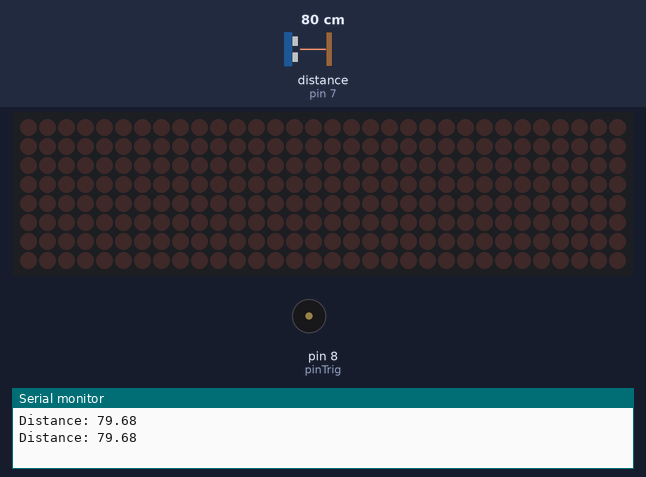
A sketch run on a simulated Arduino Uno, built with avr-gcc and run on an emulated ATmega328P. Shown: 32×8 LED matrix, buzzer (waves = sounding), the last lines printed to the serial monitor. Wiring (inferred from the names in the program): ultrasonic range finder: trigger pin 8; echo pin 7; 4 × MAX7219 LED driver (orientation assumed): data pin 13; clock pin 11; CS pin 12. The test bench sets the inputs (shaded band); at power-on: distance to the obstacle (sensor on pin 7) 80 cm. The echo pulse lasts 58.3 µs per cm.

Above: at 1.3 s.
1.4 s: distance to the obstacle (sensor on pin 7) set to 12 cm
3.3 s: distance to the obstacle (sensor on pin 7) set to 9 cm
At 4.31 s:
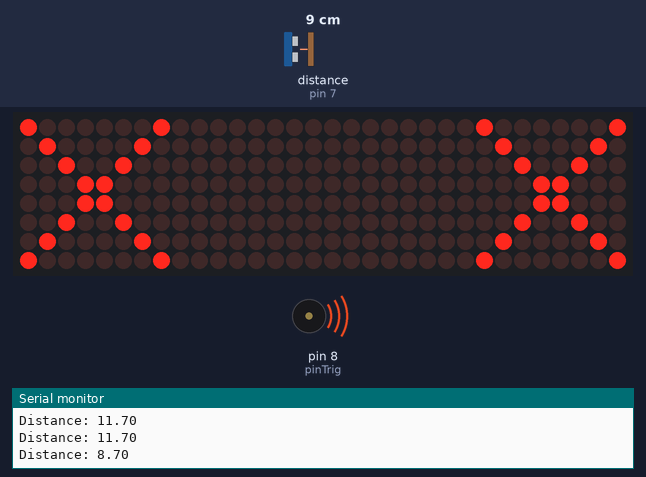
6.2 s: distance to the obstacle (sensor on pin 7) set to 18 cm
At 9.0 s:
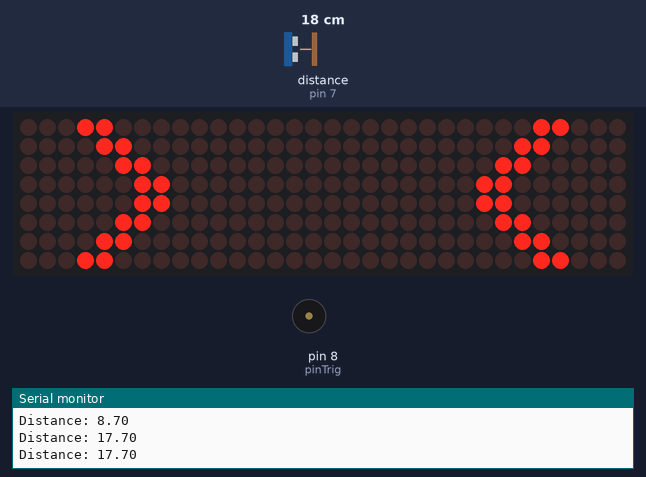
9.3 s: distance to the obstacle (sensor on pin 7) set to 2 cm
At 9.97 s:
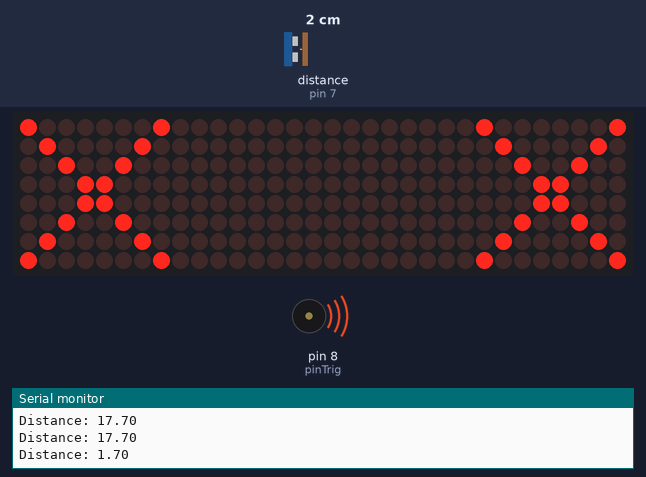
12.2 s: distance to the obstacle (sensor on pin 7) set to 35 cm
At 14.5 s:
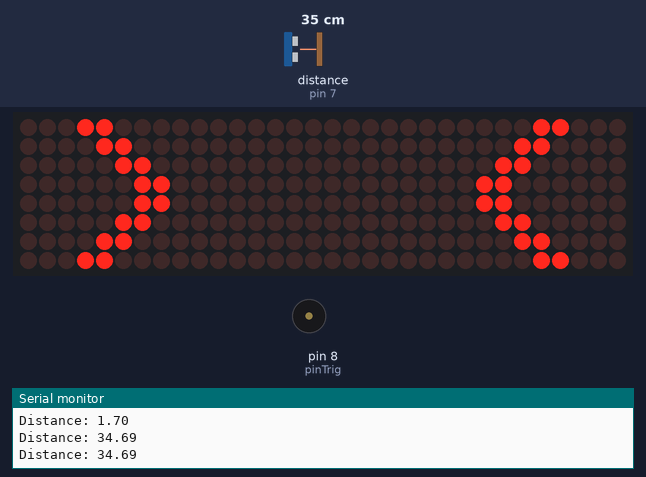
Timing chart, 0 to 15.9 s (numbered marks = the images above; inputs shaded):
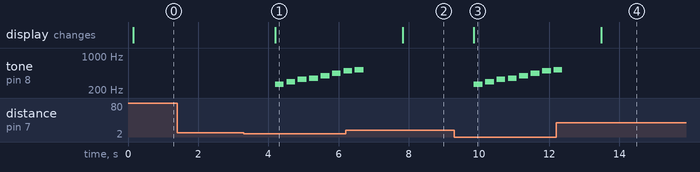

The sketch:

LED_Ultrasound.ino
```cpp
#include <Arduino.h>

// 핀 정의
#define pinTrig 8
#define pinEcho 7
#define DIN 13
#define CS 12
#define CLK 11
#define SPEAKER_PIN 8
#define NUM_MATRICES 4
#define NUMBER_OF_ROWS 8

volatile bool triggerInterrupt = false;

// ">" 표현
const uint8_t arrowRight[8] = {
  0b00011000,
  0b00001100,
  0b00000110,
  0b00000011,
  0b00000011,
  0b00000110,
  0b00001100,
  0b00011000
};

// "<" 표현
const uint8_t arrowLeft[8] = {
  0b00011000,
  0b00110000,
  0b01100000,
  0b11000000,
  0b11000000,
  0b01100000,
  0b00110000,
  0b00011000
};

// "X" 표현
const uint8_t cross[8] = {
  0b10000001,
  0b01000010,
  0b00100100,
  0b00011000,
  0b00011000,
  0b00100100,
  0b01000010,
  0b10000001
};

// 멜로디 및 지속 시간 정의
const int melody[] = {
  // 추가하고 싶은 멜로디 음계
  262, 294, 330, 349, 392, 440, 494, 523
};

const int noteDurations[] = {
  4, 4, 4, 4, 4, 4, 4, 4
};

void setup() {
  Serial.begin(9600);

  pinMode(pinTrig, OUTPUT);
  pinMode(pinEcho, INPUT);

  pinMode(CLK, OUTPUT);
  pinMode(DIN, OUTPUT);
  pinMode(CS, OUTPUT);
  pinMode(SPEAKER_PIN, OUTPUT);
  delay(100);

  // LED 매트릭스 옵션 설정
  for (uint8_t i = 0; i < NUM_MATRICES; i++) {
    write_Max7219(i, 0x09, 0x00); // Decode Mode Register – No decode for digits
    write_Max7219(i, 0x0A, 0x0F); // Intensity Register – 0x00 to 0x0F
    write_Max7219(i, 0x0B, 0x07); // Scan Limit Register – All Output Port Enable
    write_Max7219(i, 0x0C, 0x01); // SHUTDOWN Register – Normal Operation
    write_Max7219(i, 0x0F, 0x00); // Display Test Register – Display Test Mode
  }

  // 초기 모든 LED 끄기
  for (uint8_t i = 0; i < NUM_MATRICES; i++) {
    for (uint8_t j = 0; j < NUMBER_OF_ROWS; j++) {
      write_Max7219(i, j + 1, 0x00);
    }
  }
}

double measureDistanceCm() {
  digitalWrite(pinTrig, LOW);
  delayMicroseconds(5);
  digitalWrite(pinTrig, HIGH);
  delayMicroseconds(10);
  digitalWrite(pinTrig, LOW);

  double duration = pulseIn(pinEcho, HIGH);
  double cm = (duration / 2) * 0.0343;
  return cm;
}

void loop() {
  double distance = measureDistanceCm();
  Serial.print("Distance: ");
  Serial.println(distance);

  if (distance <= 10.0) {
    if (!triggerInterrupt) {
      triggerInterrupt = true;
      displayCross();
      playMelody();
    }
  } else {
    if (triggerInterrupt) {
      triggerInterrupt = false;
      displayArrows();
    }
  }

  delay(1000); // Delay for a second before next measurement
}

void displayArrows() {
  for (uint8_t row = 0; row < NUMBER_OF_ROWS; row++) {
    write_Max7219(0, row + 1, arrowRight[row]); // First Matrix
    write_Max7219(1, row + 1, 0x00); // Second Matrix
    write_Max7219(2, row + 1, 0x00); // Third Matrix
    write_Max7219(3, row + 1, arrowLeft[row]); // Fourth Matrix
  }
}

void displayCross() {
  for (uint8_t row = 0; row < NUMBER_OF_ROWS; row++) {
    write_Max7219(0, row + 1, cross[row]);
    write_Max7219(1, row + 1, 0x00);
    write_Max7219(2, row + 1, 0x00);
    write_Max7219(3, row + 1, cross[row]);
  }
}

void write_Max7219(uint8_t matrix, uint8_t address, uint8_t data) {
  digitalWrite(CS, LOW);
  for (uint8_t i = 0; i < NUM_MATRICES; i++) {
    if (i == matrix) {
      write_byte(address);
      write_byte(data);
    } else {
      write_byte(0);
      write_byte(0);
    }
  }
  digitalWrite(CS, HIGH);
}

void write_byte(uint8_t data) {
  for (uint8_t i = 0; i < 8; i++) {
    bool bit = (data & (1 << (7 - i)));
    digitalWrite(DIN, bit);
    digitalWrite(CLK, HIGH);
    digitalWrite(CLK, LOW);
  }
}

void playMelody() {
  // Iterate over the notes of the melody
  for (int thisNote = 0; thisNote < sizeof(melody) / sizeof(melody[0]); thisNote++) {
    int noteDuration = 1000 / noteDurations[thisNote];
    tone(SPEAKER_PIN, melody[thisNote], noteDuration);

    // To distinguish the notes, set a minimum time between them.
    int pauseBetweenNotes = noteDuration * 1.30;
    delay(pauseBetweenNotes);
    noTone(SPEAKER_PIN);
  }
}
```

Measured:
- the behaviour switches between 11 and 10 cm on distance to the obstacle (sensor on pin 7) (found by bisection; images 0 and 1)
- after the input at 3.3 s, tone on pin 8 (pinTrig): plays 262 Hz for 0.25 s, 294 Hz for 0.25 s, 330 Hz for 0.25 s, 349 Hz for 0.25 s, 392 Hz for 0.25 s, 440 Hz for 0.25 s … (7 notes in this stretch), starting after 0.89 s; the display: changes after 0.89 s (image 1)
- after the input at 6.2 s, the display: changes after 1.6 s (image 2)
- after the input at 9.3 s, tone on pin 8 (pinTrig): plays 262 Hz for 0.25 s, 294 Hz for 0.25 s, 330 Hz for 0.25 s, 349 Hz for 0.25 s, 392 Hz for 0.25 s, 440 Hz for 0.25 s … (8 notes in this stretch), starting after 0.55 s; the display: changes after 0.55 s (image 3)
- after the input at 12.2 s, the display: changes after 1.3 s (image 4)
